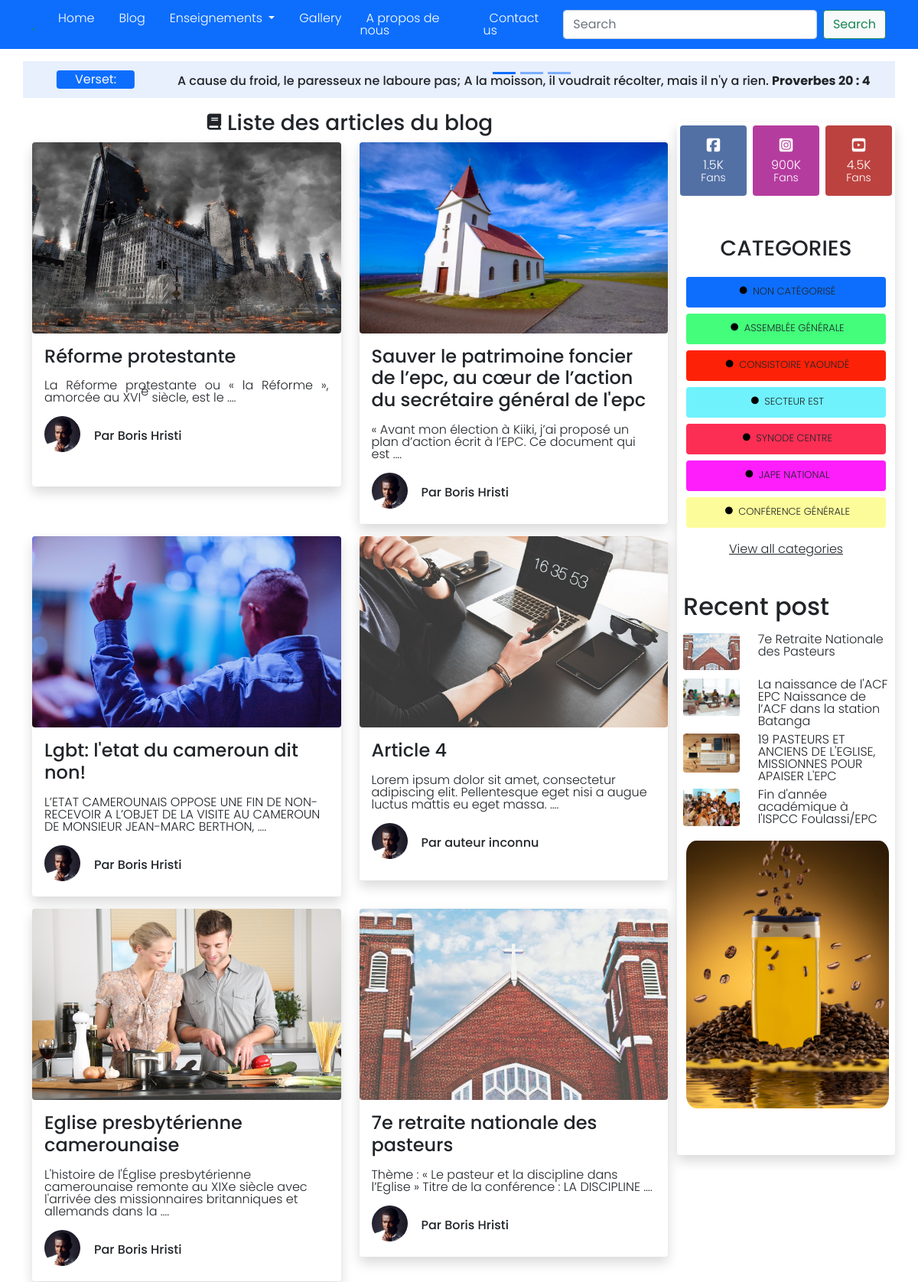
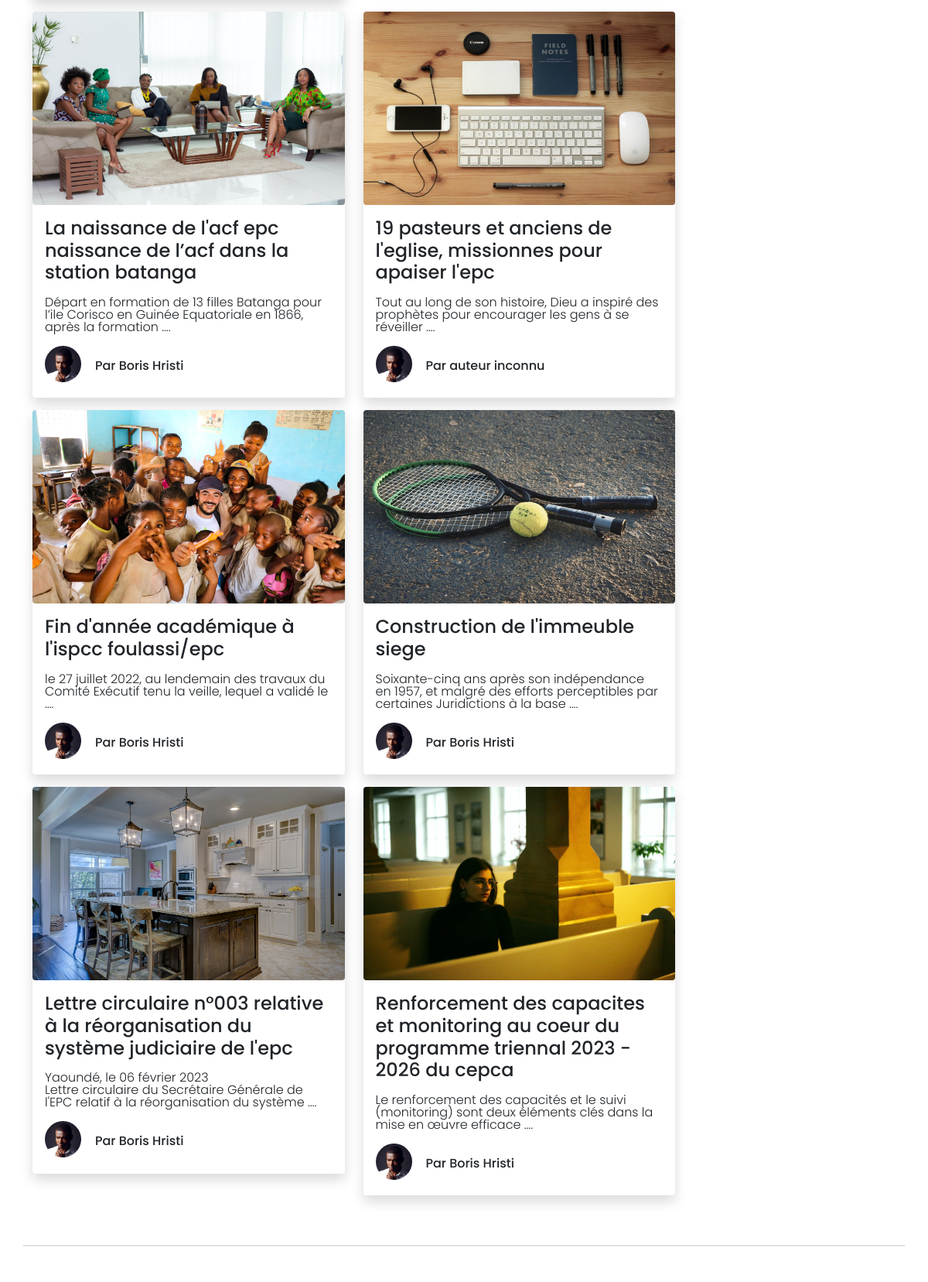
The page /posts/ (upper part) on the database as committed earlier (2 pictures, top to bottom).
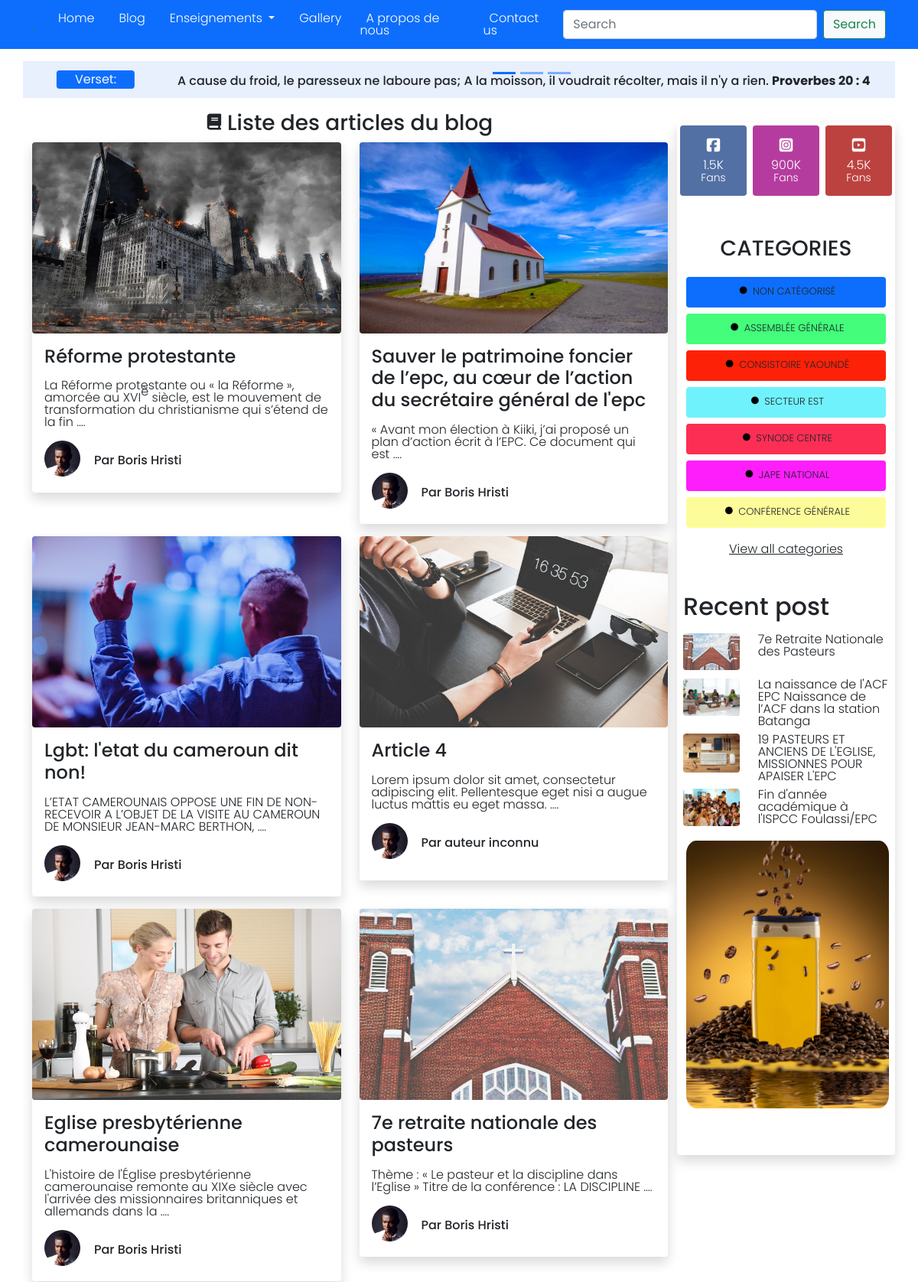
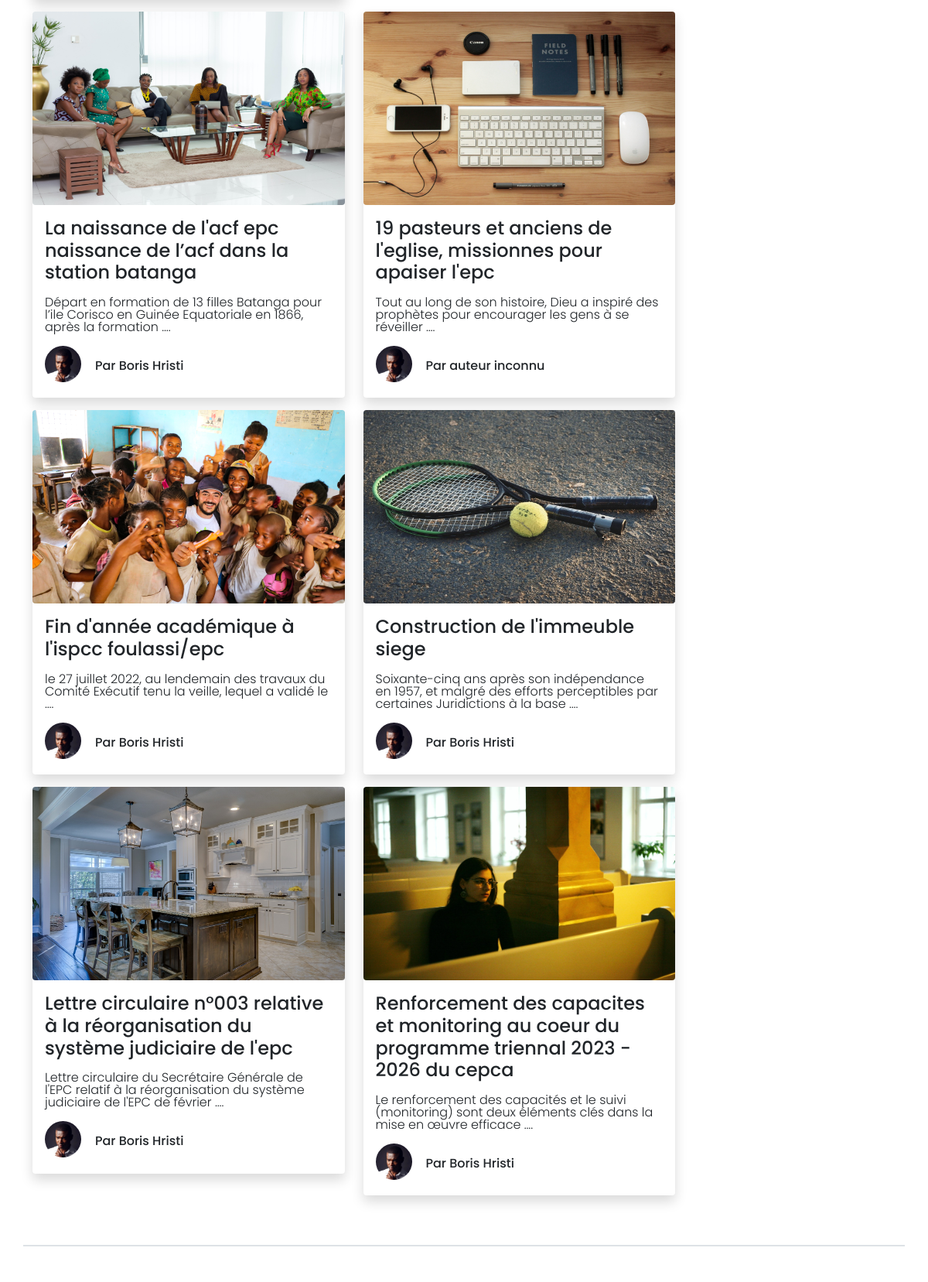
The same page on the database as committed later (2 pictures, top to bottom).
### blog/models.py (models this page shows, shortened)
class BlogPost(models.Model):
    title = models.CharField(max_length=255, unique=True, verbose_name='Titre')
    slug = models.SlugField(max_length=255, unique=True, blank=True)
    author = models.ForeignKey(User, on_delete=models.SET_NULL, null=True, blank=True)
    last_update = models.DateTimeField(auto_now=True)
    created_on = models.DateField(blank=True, null=True)
    category = models.ManyToManyField(CategoryPost)
    published = models.BooleanField(default=False, verbose_name="Publié")
    image = models.ImageField(upload_to="images")
    content = models.TextField(blank=True, verbose_name='Contenu')
    class Meta:
        ordering = ['-created_on']
        verbose_name = "Article"
    @property
    def author_or_default(self):
        return f"Par {self.author.first_name} {self.author.last_name}" if self.author else "Par auteur inconnu"

### blog/views.py (the view)
# urls.py: path('posts/', posts_view, name="posts_view"),
def posts_view(request):
    posts = BlogPost.objects.all().filter(published=True)
    categories = CategoryPost.objects.all()
    context = {"posts": posts, "categories": posts[:4], "r_posts": posts[5:9], "categories": categories}
    return render(request, "blog/posts_view.html", context)

### blog/templates/blog/posts_view.html (shortened to what the changed rows need)
{% extends 'base.html' %}
{% load static %}
{% block content %}
<section class="mt-3">
    <div class="container poppins-light">
        <div class="row">
            <div class="col-lg-9 m-0">
                <div class="col-12">
                    <h1 class="text-center h3"><i class="fa-solid fa-book fa-xs me-2"></i>Liste des articles du blog
                    </h1>
                </div>
                <div class="row">
                    {% for post in posts %}
                    <div class="col-sm-6">
                        <div class="shadow card border-0 p-0 m-0 mb-3" style="width: 100%; min-height: 450px">
                            <img src="{{ post.image.url }}" style="height: 250px"
                                 class="img-hover rounded img-fluid card-img-top position-relative" alt="...">
                            <div class="card-body">
                                <a href="{% url 'post_view' slug=post.slug %}" class="title-link h4">
                                    {{ post.title|lower|capfirst }}
                                </a>
                                <p class="card-text montserrat-card-text mt-3">{{ post.content|safe|truncatewords:18 }}.
                                </p>
                                <div class="mt-3">
                                    <div class="row">
                                        <div class="col-1">
                                            <img width="47px" class="rounded-circle"
                                                 src="{% static 'img/profil_app.jpg' %}"
                                                 alt="image profil">
                                        </div>
                                        <div class="col-8 my-3 ms-3">
                                            <span class="h6 ms-3"><a href="#" class="title-link">{{ post.author_or_default }}</a></span>
                                        </div>
                                    </div>
                                </div>
                            </div>
                        </div>
                    </div>
                    {% endfor %}
                </div>
            </div>
            <div class="shadow col-lg-3 rounded mt-lg-3" style="max-height: 1350px">
                <div class="row">
                    <h1 href="#" class="mt-5 mb-3 h3 text-center">CATEGORIES</h1>
                    {% for category in categories %}
                    <div class="col-sm-6 col-md-4 col-lg-12 my-1">
                        <a class="title-link" href="{% url 'category' category=category.cat_slug %}">
                            <div class="img-hover p-1 rounded"
                                 style="background-size: cover; height: 40px; background-color: {{ category.color }} ">
                                <h1 style="font-size: small" class="rounded-3 text-dark text-center my-2">
                                    <i class="fa-solid fa-circle p-1 fa-xs" style="color: #000000;"></i>
                                    {{ category.title|upper }}
                                </h1>
                            </div>
                        </a>
                    </div>
                    {% endfor %}
                </div>
            </div>
        </div>
    </div>
</section>
{% endblock %}

Rows that differ between the two databases and show on the page:
changed BlogPost "Réforme protestante": content "La Réforme protestante ou « la Réforme », amorcée au XVI è siècle , est le …" → "La Réforme protestante ou « la Réforme », amorcée au XVI è siècle , est le mouvement de transformation du christianisme qui s’étend de la fin …"
changed BlogPost: content "Yaoundé, le 06 février 2023 Lettre circulaire du Secrétaire Générale de l'EPC relatif à la réorganisation du système …" → "Lettre circulaire du Secrétaire Générale de l'EPC relatif à la réorganisation du système judiciaire de l'EPC de février …"
